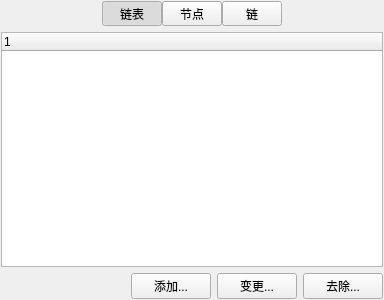
<?xml version="1.0" encoding="UTF-8"?>
<ui version="4.0">
 <class>CClassAttributesEditorUI</class>
 <widget class="QWidget" name="CClassAttributesEditorUI">
  <property name="geometry">
   <rect>
    <x>0</x>
    <y>0</y>
    <width>384</width>
    <height>300</height>
   </rect>
  </property>
  <property name="windowTitle">
   <string>Custom Attributes</string>
  </property>
  <layout class="QVBoxLayout" name="verticalLayout">
   <property name="leftMargin">
    <number>1</number>
   </property>
   <property name="topMargin">
    <number>1</number>
   </property>
   <property name="rightMargin">
    <number>1</number>
   </property>
   <property name="bottomMargin">
    <number>1</number>
   </property>
   <item>
    <layout class="QHBoxLayout" name="horizontalLayout_2">
     <property name="spacing">
      <number>0</number>
     </property>
     <item>
      <spacer name="horizontalSpacer_3">
       <property name="orientation">
        <enum>Qt::Horizontal</enum>
       </property>
       <property name="sizeType">
        <enum>QSizePolicy::Expanding</enum>
       </property>
       <property name="sizeHint" stdset="0">
        <size>
         <width>0</width>
         <height>0</height>
        </size>
       </property>
      </spacer>
     </item>
     <item>
      <widget class="QToolButton" name="GraphButton">
       <property name="sizePolicy">
        <sizepolicy hsizetype="Fixed" vsizetype="Preferred">
         <horstretch>0</horstretch>
         <verstretch>0</verstretch>
        </sizepolicy>
       </property>
       <property name="minimumSize">
        <size>
         <width>60</width>
         <height>23</height>
        </size>
       </property>
       <property name="statusTip">
        <string>Edit graph attributes</string>
       </property>
       <property name="text">
        <string>链表</string>
       </property>
       <property name="icon">
        <iconset resource="commonui.qrc">
         <normaloff>:/Icons/Graph</normaloff>:/Icons/Graph</iconset>
       </property>
       <property name="iconSize">
        <size>
         <width>20</width>
         <height>20</height>
        </size>
       </property>
       <property name="checkable">
        <bool>true</bool>
       </property>
       <property name="checked">
        <bool>true</bool>
       </property>
       <property name="autoExclusive">
        <bool>true</bool>
       </property>
       <property name="toolButtonStyle">
        <enum>Qt::ToolButtonTextBesideIcon</enum>
       </property>
      </widget>
     </item>
     <item>
      <widget class="QToolButton" name="NodeButton">
       <property name="sizePolicy">
        <sizepolicy hsizetype="Fixed" vsizetype="Preferred">
         <horstretch>0</horstretch>
         <verstretch>0</verstretch>
        </sizepolicy>
       </property>
       <property name="minimumSize">
        <size>
         <width>60</width>
         <height>23</height>
        </size>
       </property>
       <property name="statusTip">
        <string>Edit default node attributes</string>
       </property>
       <property name="text">
        <string>节点</string>
       </property>
       <property name="icon">
        <iconset resource="commonui.qrc">
         <normaloff>:/Icons/Node-Disc</normaloff>:/Icons/Node-Disc</iconset>
       </property>
       <property name="iconSize">
        <size>
         <width>20</width>
         <height>20</height>
        </size>
       </property>
       <property name="checkable">
        <bool>true</bool>
       </property>
       <property name="autoExclusive">
        <bool>true</bool>
       </property>
       <property name="toolButtonStyle">
        <enum>Qt::ToolButtonTextBesideIcon</enum>
       </property>
      </widget>
     </item>
     <item>
      <widget class="QToolButton" name="EdgeButton">
       <property name="sizePolicy">
        <sizepolicy hsizetype="Fixed" vsizetype="Preferred">
         <horstretch>0</horstretch>
         <verstretch>0</verstretch>
        </sizepolicy>
       </property>
       <property name="minimumSize">
        <size>
         <width>60</width>
         <height>23</height>
        </size>
       </property>
       <property name="statusTip">
        <string>Edit default edge attributes</string>
       </property>
       <property name="text">
        <string>链</string>
       </property>
       <property name="icon">
        <iconset resource="commonui.qrc">
         <normaloff>:/Icons/Edge-Undirected</normaloff>:/Icons/Edge-Undirected</iconset>
       </property>
       <property name="iconSize">
        <size>
         <width>20</width>
         <height>20</height>
        </size>
       </property>
       <property name="checkable">
        <bool>true</bool>
       </property>
       <property name="autoExclusive">
        <bool>true</bool>
       </property>
       <property name="toolButtonStyle">
        <enum>Qt::ToolButtonTextBesideIcon</enum>
       </property>
      </widget>
     </item>
     <item>
      <spacer name="horizontalSpacer_2">
       <property name="orientation">
        <enum>Qt::Horizontal</enum>
       </property>
       <property name="sizeType">
        <enum>QSizePolicy::Expanding</enum>
       </property>
       <property name="sizeHint" stdset="0">
        <size>
         <width>0</width>
         <height>0</height>
        </size>
       </property>
      </spacer>
     </item>
    </layout>
   </item>
   <item>
    <widget class="CPropertyEditorUIBase" name="Editor"/>
   </item>
   <item>
    <layout class="QHBoxLayout" name="horizontalLayout">
     <item>
      <spacer name="horizontalSpacer">
       <property name="orientation">
        <enum>Qt::Horizontal</enum>
       </property>
       <property name="sizeHint" stdset="0">
        <size>
         <width>40</width>
         <height>20</height>
        </size>
       </property>
      </spacer>
     </item>
     <item>
      <widget class="QPushButton" name="AddButton">
       <property name="statusTip">
        <string>Add new custom attribute for the selected items</string>
       </property>
       <property name="text">
        <string>添加...</string>
       </property>
      </widget>
     </item>
     <item>
      <widget class="QPushButton" name="ChangeButton">
       <property name="statusTip">
        <string>Change selected attribute's id and type</string>
       </property>
       <property name="text">
        <string>变更...</string>
       </property>
      </widget>
     </item>
     <item>
      <widget class="QPushButton" name="RemoveButton">
       <property name="statusTip">
        <string>Remove the attribute from the selected items</string>
       </property>
       <property name="text">
        <string>去除...</string>
       </property>
      </widget>
     </item>
    </layout>
   </item>
  </layout>
 </widget>
 <customwidgets>
  <customwidget>
   <class>CPropertyEditorUIBase</class>
   <extends>QTreeWidget</extends>
   <header location="global">CPropertyEditorUIBase.h</header>
  </customwidget>
 </customwidgets>
 <tabstops>
  <tabstop>GraphButton</tabstop>
  <tabstop>NodeButton</tabstop>
  <tabstop>EdgeButton</tabstop>
  <tabstop>Editor</tabstop>
  <tabstop>AddButton</tabstop>
  <tabstop>ChangeButton</tabstop>
  <tabstop>RemoveButton</tabstop>
 </tabstops>
 <resources>
  <include location="commonui.qrc"/>
 </resources>
 <connections/>
</ui>
